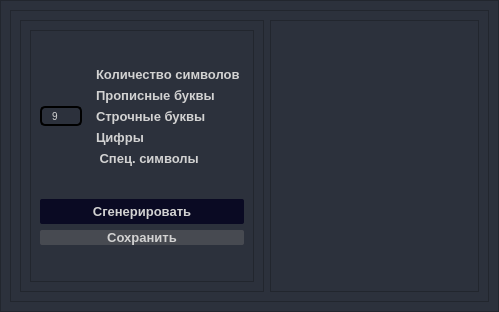
<?xml version="1.0" encoding="UTF-8"?>
<ui version="4.0">
 <class>Dialog</class>
 <widget class="QDialog" name="Dialog">
  <property name="geometry">
   <rect>
    <x>0</x>
    <y>0</y>
    <width>499</width>
    <height>312</height>
   </rect>
  </property>
  <property name="windowTitle">
   <string>Dialog</string>
  </property>
  <layout class="QGridLayout" name="gridLayout_3">
   <property name="leftMargin">
    <number>0</number>
   </property>
   <property name="topMargin">
    <number>0</number>
   </property>
   <property name="rightMargin">
    <number>0</number>
   </property>
   <property name="bottomMargin">
    <number>0</number>
   </property>
   <item row="0" column="0">
    <widget class="QWidget" name="CentralWidget" native="true">
     <property name="styleSheet">
      <string notr="true">background: transparent;
color: rgb(210, 210, 210); background-color: rgb(44, 49, 60);</string>
     </property>
     <layout class="QHBoxLayout" name="horizontalLayout_2">
      <property name="spacing">
       <number>0</number>
      </property>
      <property name="leftMargin">
       <number>0</number>
      </property>
      <property name="topMargin">
       <number>0</number>
      </property>
      <property name="rightMargin">
       <number>0</number>
      </property>
      <property name="bottomMargin">
       <number>0</number>
      </property>
      <item>
       <widget class="QFrame" name="frameMain">
        <property name="font">
         <font>
          <bold>true</bold>
         </font>
        </property>
        <property name="focusPolicy">
         <enum>Qt::StrongFocus</enum>
        </property>
        <property name="styleSheet">
         <string notr="true"/>
        </property>
        <property name="frameShape">
         <enum>QFrame::StyledPanel</enum>
        </property>
        <property name="frameShadow">
         <enum>QFrame::Raised</enum>
        </property>
        <layout class="QHBoxLayout" name="horizontalLayout">
         <item>
          <widget class="QFrame" name="frameSettings">
           <property name="frameShape">
            <enum>QFrame::StyledPanel</enum>
           </property>
           <property name="frameShadow">
            <enum>QFrame::Raised</enum>
           </property>
           <layout class="QHBoxLayout" name="horizontalLayout_5">
            <item>
             <widget class="QFrame" name="frame">
              <property name="frameShape">
               <enum>QFrame::StyledPanel</enum>
              </property>
              <property name="frameShadow">
               <enum>QFrame::Raised</enum>
              </property>
              <layout class="QVBoxLayout" name="verticalLayout_3">
               <item>
                <widget class="QFrame" name="mainSettings">
                 <property name="frameShape">
                  <enum>QFrame::StyledPanel</enum>
                 </property>
                 <property name="frameShadow">
                  <enum>QFrame::Raised</enum>
                 </property>
                 <layout class="QGridLayout" name="gridLayout">
                  <item row="0" column="1">
                   <layout class="QVBoxLayout" name="labels_layout">
                    <item>
                     <widget class="QLabel" name="label_symbols">
                      <property name="font">
                       <font>
                        <pointsize>10</pointsize>
                        <bold>true</bold>
                       </font>
                      </property>
                      <property name="styleSheet">
                       <string notr="true">background: transparent;
margin-left: 5px;</string>
                      </property>
                      <property name="text">
                       <string>Количество символов</string>
                      </property>
                     </widget>
                    </item>
                    <item>
                     <widget class="QLabel" name="label_5">
                      <property name="font">
                       <font>
                        <pointsize>10</pointsize>
                        <bold>true</bold>
                       </font>
                      </property>
                      <property name="styleSheet">
                       <string notr="true">background: transparent;
margin-left: 5px;</string>
                      </property>
                      <property name="text">
                       <string>Прописные буквы</string>
                      </property>
                     </widget>
                    </item>
                    <item>
                     <widget class="QLabel" name="label_4">
                      <property name="font">
                       <font>
                        <pointsize>10</pointsize>
                        <bold>true</bold>
                       </font>
                      </property>
                      <property name="styleSheet">
                       <string notr="true">background: transparent;
margin-left: 5px;</string>
                      </property>
                      <property name="text">
                       <string>Строчные буквы</string>
                      </property>
                     </widget>
                    </item>
                    <item>
                     <widget class="QLabel" name="label_3">
                      <property name="font">
                       <font>
                        <pointsize>10</pointsize>
                        <bold>true</bold>
                       </font>
                      </property>
                      <property name="styleSheet">
                       <string notr="true">background: transparent;
margin-left: 5px;</string>
                      </property>
                      <property name="text">
                       <string>Цифры</string>
                      </property>
                     </widget>
                    </item>
                    <item>
                     <widget class="QLabel" name="label">
                      <property name="font">
                       <font>
                        <pointsize>10</pointsize>
                        <bold>true</bold>
                       </font>
                      </property>
                      <property name="styleSheet">
                       <string notr="true">background: transparent;
margin-left: 5px;</string>
                      </property>
                      <property name="text">
                       <string> Спец. символы</string>
                      </property>
                     </widget>
                    </item>
                   </layout>
                  </item>
                  <item row="0" column="0">
                   <layout class="QVBoxLayout" name="buttons_layout">
                    <property name="spacing">
                     <number>0</number>
                    </property>
                    <item>
                     <widget class="QLineEdit" name="line_count">
                      <property name="font">
                       <font>
                        <pointsize>10</pointsize>
                        <italic>false</italic>
                        <bold>false</bold>
                       </font>
                      </property>
                      <property name="focusPolicy">
                       <enum>Qt::StrongFocus</enum>
                      </property>
                      <property name="styleSheet">
                       <string notr="true">QLineEdit {
   border: 2px solid rgb(0, 0, 0);
   border-radius: 5px;
    padding: 0 8px;
    font: 10px;
	height:15px
    selection-background-color: darkgray;
}

QLineEdit:focus {
    border: 2px solid rgb(0, 0, 0); /* Цвет границы при фокусе */
    outline: none; /* Отключает стандартное выделение браузера, если применимо */
}</string>
                      </property>
                      <property name="inputMask">
                       <string/>
                      </property>
                      <property name="text">
                       <string>9</string>
                      </property>
                     </widget>
                    </item>
                   </layout>
                  </item>
                  <item row="1" column="0" colspan="2">
                   <layout class="QVBoxLayout" name="generate_layout">
                    <item>
                     <widget class="QPushButton" name="btn_generate">
                      <property name="minimumSize">
                       <size>
                        <width>0</width>
                        <height>25</height>
                       </size>
                      </property>
                      <property name="font">
                       <font>
                        <pointsize>10</pointsize>
                        <bold>true</bold>
                       </font>
                      </property>
                      <property name="styleSheet">
                       <string notr="true">QPushButton {
    background-color: rgb(10, 10, 35);
    border: none;
    border-radius: 2px; /* Здесь вы можете настроить радиус закругления */
}
QPushButton:hover {
    background-color: rgb(15, 15, 50);
}
QPushButton:pressed {
    background-color: rgb(5, 5, 20);
}
</string>
                      </property>
                      <property name="text">
                       <string>Сгенерировать</string>
                      </property>
                     </widget>
                    </item>
                    <item>
                     <layout class="QVBoxLayout" name="verticalLayout">
                      <item>
                       <widget class="QPushButton" name="pushButton_2">
                        <property name="font">
                         <font>
                          <pointsize>10</pointsize>
                          <bold>true</bold>
                         </font>
                        </property>
                        <property name="styleSheet">
                         <string notr="true">QPushButton {
    background-color: rgb(71,74,81);
    border: none;
    border-radius: 2px; /* Здесь вы можете настроить радиус закругления */
}
QPushButton:hover {
    background-color: rgb(15, 15, 50);
}
QPushButton:pressed {
    background-color: rgb(5, 5, 20);
}
</string>
                        </property>
                        <property name="text">
                         <string>Сохранить</string>
                        </property>
                       </widget>
                      </item>
                     </layout>
                    </item>
                   </layout>
                  </item>
                 </layout>
                </widget>
               </item>
              </layout>
             </widget>
            </item>
            <item>
             <widget class="QFrame" name="frameList">
              <property name="frameShape">
               <enum>QFrame::StyledPanel</enum>
              </property>
              <property name="frameShadow">
               <enum>QFrame::Raised</enum>
              </property>
              <layout class="QHBoxLayout" name="horizontalLayout_3">
               <item>
                <widget class="QListWidget" name="passwordsList">
                 <property name="focusPolicy">
                  <enum>Qt::StrongFocus</enum>
                 </property>
                 <property name="styleSheet">
                  <string notr="true">QListWidget {
    border: none;
}
QListWidget::item {
    border-bottom: 1px solid lightgray;
    padding: 5px;
}
QListWidget::item:selected {
    background: lightblue;
    color: black;
}

QScrollBar:vertical, QScrollBar:horizontal {
    border: none;
    background: rgb(181,184,177);
    width: 5px; /* Для горизонтального скроллбара это будет высота */
    height: 5px; /* Только для горизонтального скроллбара */
    margin: 20px 0 20px 0;
    border-radius: 5px;
}

QScrollBar::handle:vertical, QScrollBar::handle:horizontal {
    background: #a0a0a0;
    min-height: 20px; /* Для вертикального скроллбара */
    min-width: 20px;  /* Для горизонтального скроллбара */
    border-radius: 5px;
}

QScrollBar::handle:vertical:hover, QScrollBar::handle:horizontal:hover {
    background: #909090;
}

QScrollBar::add-line:vertical, QScrollBar::sub-line:vertical,
QScrollBar::add-line:horizontal, QScrollBar::sub-line:horizontal {
    background: none;
    border: none;
    height: 0;
    width: 0; 
}

QScrollBar::add-page:vertical, QScrollBar::sub-page:vertical,
QScrollBar::add-page:horizontal, QScrollBar::sub-page:horizontal {
    background: none;
}
</string>
                 </property>
                </widget>
               </item>
              </layout>
             </widget>
            </item>
           </layout>
          </widget>
         </item>
        </layout>
       </widget>
      </item>
     </layout>
    </widget>
   </item>
  </layout>
 </widget>
 <resources/>
 <connections/>
</ui>
